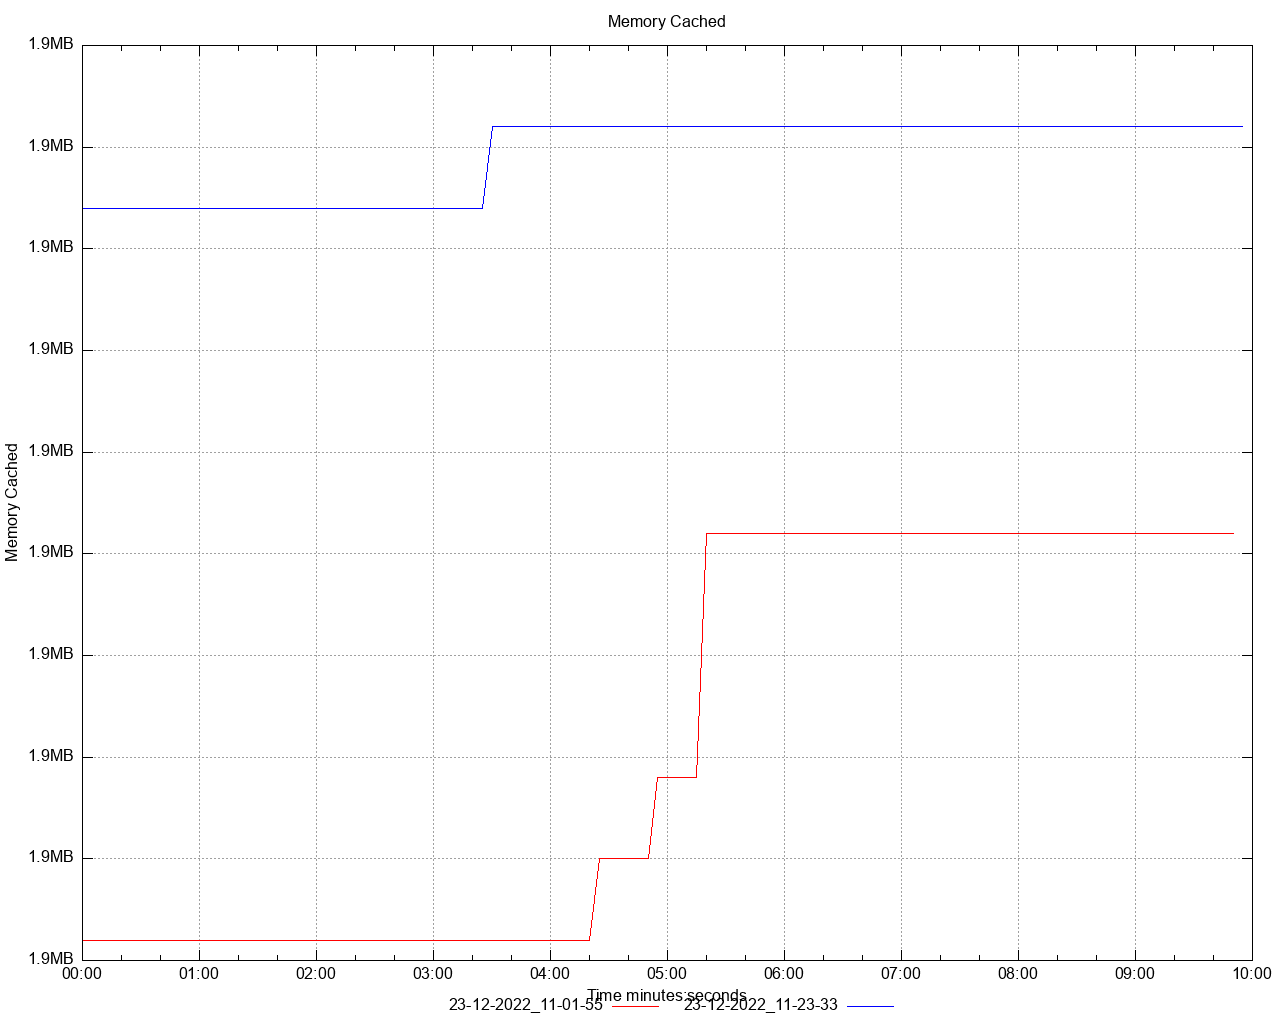

The gnuplot source for this figure:
set title 'Memory Cached' noenhanced
set style data lines
set datafile separator ","
set terminal png size 1280,1024
set grid
set key below
set xdata time
set timefmt "%s"
offset = 0
t0(x)=(offset=($0==0) ? x : offset, x - offset)
set xlabel 'Time minutes:seconds'
set ylabel 'Memory Cached'
set format y '%.1s%cB'
set output '/Users/ahmet.mircik/Workspace/python/hazelcast-simulator/offload-benchmarks/report/dstat/memory_cached_A4.png'
plot \
   '/Users/ahmet.mircik/Workspace/python/hazelcast-simulator/offload-benchmarks/report/data/memory_cached_A4_1.data' using (t0(timecolumn(1))):2 title "23-12-2022_11-01-55" noenhanced lt rgb "red", \
   '/Users/ahmet.mircik/Workspace/python/hazelcast-simulator/offload-benchmarks/report/data/memory_cached_A4_2.data' using (t0(timecolumn(1))):2 title "23-12-2022_11-23-33" noenhanced lt rgb "blue", \
